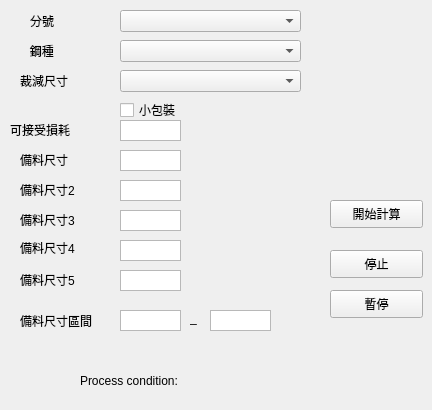
    <widget class="QWidget" name="tab_2">
     <attribute name="title">
      <string>Tab 2</string>
     </attribute>
     <widget class="QComboBox" name="comboBox_2">
      <property name="geometry">
       <rect>
        <x>120</x>
        <y>10</y>
        <width>181</width>
        <height>22</height>
       </rect>
      </property>
     </widget>
     <widget class="QComboBox" name="comboBox_3">
      <property name="geometry">
       <rect>
        <x>120</x>
        <y>40</y>
        <width>181</width>
        <height>22</height>
       </rect>
      </property>
     </widget>
     <widget class="QComboBox" name="comboBox_4">
      <property name="geometry">
       <rect>
        <x>120</x>
        <y>70</y>
        <width>181</width>
        <height>22</height>
       </rect>
      </property>
     </widget>
     <widget class="QCheckBox" name="checkBox">
      <property name="geometry">
       <rect>
        <x>120</x>
        <y>100</y>
        <width>241</width>
        <height>20</height>
       </rect>
      </property>
      <property name="text">
       <string>小包裝</string>
      </property>
     </widget>
     <widget class="QTextEdit" name="textEdit_20">
      <property name="geometry">
       <rect>
        <x>120</x>
        <y>120</y>
        <width>61</width>
        <height>21</height>
       </rect>
      </property>
      <property name="verticalScrollBarPolicy">
       <enum>Qt::ScrollBarAlwaysOff</enum>
      </property>
      <property name="horizontalScrollBarPolicy">
       <enum>Qt::ScrollBarAlwaysOff</enum>
      </property>
     </widget>
     <widget class="QTextEdit" name="textEdit_21">
      <property name="geometry">
       <rect>
        <x>120</x>
        <y>150</y>
        <width>61</width>
        <height>21</height>
       </rect>
      </property>
      <property name="verticalScrollBarPolicy">
       <enum>Qt::ScrollBarAlwaysOff</enum>
      </property>
      <property name="horizontalScrollBarPolicy">
       <enum>Qt::ScrollBarAlwaysOff</enum>
      </property>
     </widget>
     <widget class="QTextEdit" name="textEdit_22">
      <property name="geometry">
       <rect>
        <x>120</x>
        <y>180</y>
        <width>61</width>
        <height>21</height>
       </rect>
      </property>
      <property name="verticalScrollBarPolicy">
       <enum>Qt::ScrollBarAlwaysOff</enum>
      </property>
      <property name="horizontalScrollBarPolicy">
       <enum>Qt::ScrollBarAlwaysOff</enum>
      </property>
     </widget>
     <widget class="QTextEdit" name="textEdit_23">
      <property name="geometry">
       <rect>
        <x>120</x>
        <y>210</y>
        <width>61</width>
        <height>21</height>
       </rect>
      </property>
      <property name="verticalScrollBarPolicy">
       <enum>Qt::ScrollBarAlwaysOff</enum>
      </property>
      <property name="horizontalScrollBarPolicy">
       <enum>Qt::ScrollBarAlwaysOff</enum>
      </property>
     </widget>
     <widget class="QTextEdit" name="textEdit_24">
      <property name="geometry">
       <rect>
        <x>120</x>
        <y>240</y>
        <width>61</width>
        <height>21</height>
       </rect>
      </property>
      <property name="verticalScrollBarPolicy">
       <enum>Qt::ScrollBarAlwaysOff</enum>
      </property>
      <property name="horizontalScrollBarPolicy">
       <enum>Qt::ScrollBarAlwaysOff</enum>
      </property>
     </widget>
     <widget class="QTextEdit" name="textEdit_25">
      <property name="geometry">
       <rect>
        <x>120</x>
        <y>270</y>
        <width>61</width>
        <height>21</height>
       </rect>
      </property>
      <property name="verticalScrollBarPolicy">
       <enum>Qt::ScrollBarAlwaysOff</enum>
      </property>
      <property name="horizontalScrollBarPolicy">
       <enum>Qt::ScrollBarAlwaysOff</enum>
      </property>
     </widget>
     <widget class="QPushButton" name="pushButton_2">
      <property name="geometry">
       <rect>
        <x>330</x>
        <y>200</y>
        <width>93</width>
        <height>28</height>
       </rect>
      </property>
      <property name="text">
       <string>開始計算</string>
      </property>
     </widget>
     <widget class="QPushButton" name="pushButton_3">
      <property name="geometry">
       <rect>
        <x>330</x>
        <y>250</y>
        <width>93</width>
        <height>28</height>
       </rect>
      </property>
      <property name="text">
       <string>停止</string>
      </property>
     </widget>
     <widget class="QPushButton" name="pushButton_4">
      <property name="geometry">
       <rect>
        <x>330</x>
        <y>290</y>
        <width>93</width>
        <height>28</height>
       </rect>
      </property>
      <property name="text">
       <string>暫停</string>
      </property>
     </widget>
     <widget class="QLabel" name="label_22">
      <property name="geometry">
       <rect>
        <x>30</x>
        <y>10</y>
        <width>41</width>
        <height>21</height>
       </rect>
      </property>
      <property name="text">
       <string>分號</string>
      </property>
     </widget>
     <widget class="QLabel" name="label_23">
      <property name="geometry">
       <rect>
        <x>20</x>
        <y>40</y>
        <width>81</width>
        <height>21</height>
       </rect>
      </property>
      <property name="text">
       <string>   鋼種</string>
      </property>
     </widget>
     <widget class="QLabel" name="label_24">
      <property name="geometry">
       <rect>
        <x>20</x>
        <y>70</y>
        <width>71</width>
        <height>21</height>
       </rect>
      </property>
      <property name="sizePolicy">
       <sizepolicy hsizetype="MinimumExpanding" vsizetype="MinimumExpanding">
        <horstretch>0</horstretch>
        <verstretch>0</verstretch>
       </sizepolicy>
      </property>
      <property name="text">
       <string>裁減尺寸</string>
      </property>
     </widget>
     <widget class="QLabel" name="label_25">
      <property name="geometry">
       <rect>
        <x>10</x>
        <y>120</y>
        <width>111</width>
        <height>20</height>
       </rect>
      </property>
      <property name="text">
       <string>可接受損耗</string>
      </property>
     </widget>
     <widget class="QLabel" name="label_26">
      <property name="geometry">
       <rect>
        <x>20</x>
        <y>150</y>
        <width>61</width>
        <height>20</height>
       </rect>
      </property>
      <property name="text">
       <string>備料尺寸</string>
      </property>
     </widget>
     <widget class="QLabel" name="label_27">
      <property name="geometry">
       <rect>
        <x>0</x>
        <y>180</y>
        <width>47</width>
        <height>14</height>
       </rect>
      </property>
      <property name="text">
       <string/>
      </property>
     </widget>
     <widget class="QLabel" name="label_28">
      <property name="geometry">
       <rect>
        <x>20</x>
        <y>180</y>
        <width>81</width>
        <height>20</height>
       </rect>
      </property>
      <property name="text">
       <string>備料尺寸2</string>
      </property>
     </widget>
     <widget class="QLabel" name="label_29">
      <property name="geometry">
       <rect>
        <x>20</x>
        <y>210</y>
        <width>71</width>
        <height>20</height>
       </rect>
      </property>
      <property name="text">
       <string>備料尺寸3</string>
      </property>
     </widget>
     <widget class="QLabel" name="label_30">
      <property name="geometry">
       <rect>
        <x>0</x>
        <y>240</y>
        <width>47</width>
        <height>14</height>
       </rect>
      </property>
      <property name="text">
       <string/>
      </property>
     </widget>
     <widget class="QLabel" name="label_31">
      <property name="geometry">
       <rect>
        <x>20</x>
        <y>240</y>
        <width>81</width>
        <height>16</height>
       </rect>
      </property>
      <property name="text">
       <string>備料尺寸4</string>
      </property>
     </widget>
     <widget class="QLabel" name="label_32">
      <property name="geometry">
       <rect>
        <x>20</x>
        <y>270</y>
        <width>81</width>
        <height>20</height>
       </rect>
      </property>
      <property name="text">
       <string>備料尺寸5</string>
      </property>
     </widget>
     <widget class="QLabel" name="label_33">
      <property name="geometry">
       <rect>
        <x>80</x>
        <y>360</y>
        <width>131</width>
        <height>41</height>
       </rect>
      </property>
      <property name="text">
       <string>Process condition:</string>
      </property>
     </widget>
     <widget class="QLabel" name="label_2">
      <property name="geometry">
       <rect>
        <x>20</x>
        <y>310</y>
        <width>81</width>
        <height>21</height>
       </rect>
      </property>
      <property name="text">
       <string>備料尺寸區間</string>
      </property>
     </widget>
     <widget class="QTextEdit" name="textEdit_26">
      <property name="geometry">
       <rect>
        <x>120</x>
        <y>310</y>
        <width>61</width>
        <height>21</height>
       </rect>
      </property>
      <property name="verticalScrollBarPolicy">
       <enum>Qt::ScrollBarAlwaysOff</enum>
      </property>
      <property name="horizontalScrollBarPolicy">
       <enum>Qt::ScrollBarAlwaysOff</enum>
      </property>
     </widget>
     <widget class="QLabel" name="label_3">
      <property name="geometry">
       <rect>
        <x>190</x>
        <y>310</y>
        <width>16</width>
        <height>16</height>
       </rect>
      </property>
      <property name="text">
       <string>_</string>
      </property>
     </widget>
     <widget class="QTextEdit" name="textEdit_27">
      <property name="geometry">
       <rect>
        <x>210</x>
        <y>310</y>
        <width>61</width>
        <height>21</height>
       </rect>
      </property>
      <property name="verticalScrollBarPolicy">
       <enum>Qt::ScrollBarAlwaysOff</enum>
      </property>
      <property name="horizontalScrollBarPolicy">
       <enum>Qt::ScrollBarAlwaysOff</enum>
      </property>
     </widget>
    </widget>
